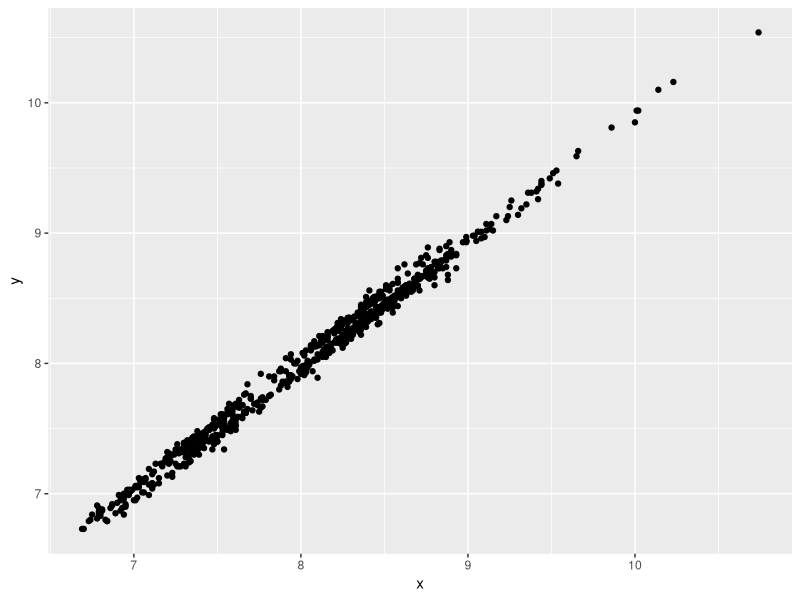
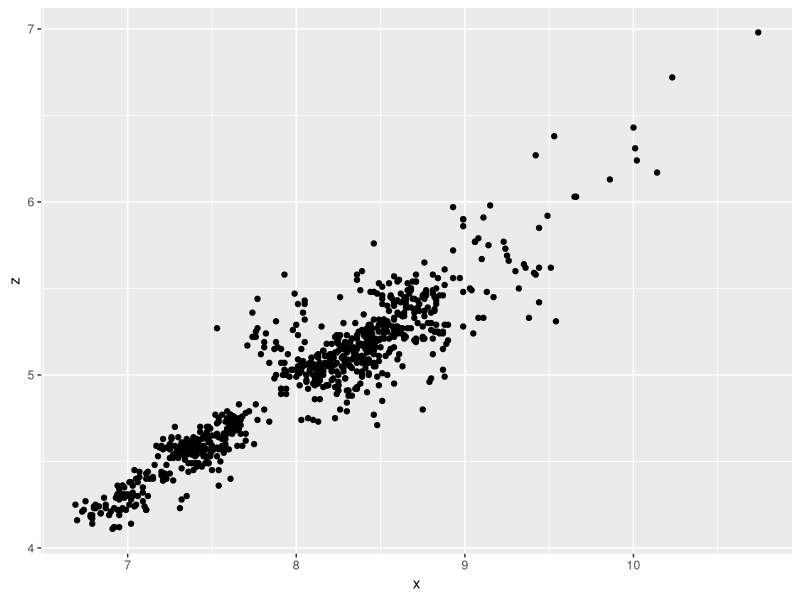

The R source for these figures, in order:
## ---- chunk 1
knitr::opts_chunk$set(echo = TRUE)
library(tidyverse)
glimpse(diamonds)
## ---- chunk 2

cut_type <- filter (diamonds, cut=="Ideal")
cut_type <- as.data.frame(cut_type)

count(cut_type)
## ---- chunk 3
avg_size <- diamonds %>%
  group_by(clarity) %>%
  slice_max(order_by=carat, n=100, with_ties = FALSE)
avg_size
## ---- chunk 4
ggplot(data = avg_size) +
  geom_point(mapping = aes(x = x, y = y)) # plot of x vs y

avg_size_filt <- filter (avg_size, z > 2)
ggplot(data = avg_size_filt) +
  geom_point(mapping = aes(x = x, y = z)) # plot of filtered x vs z 


